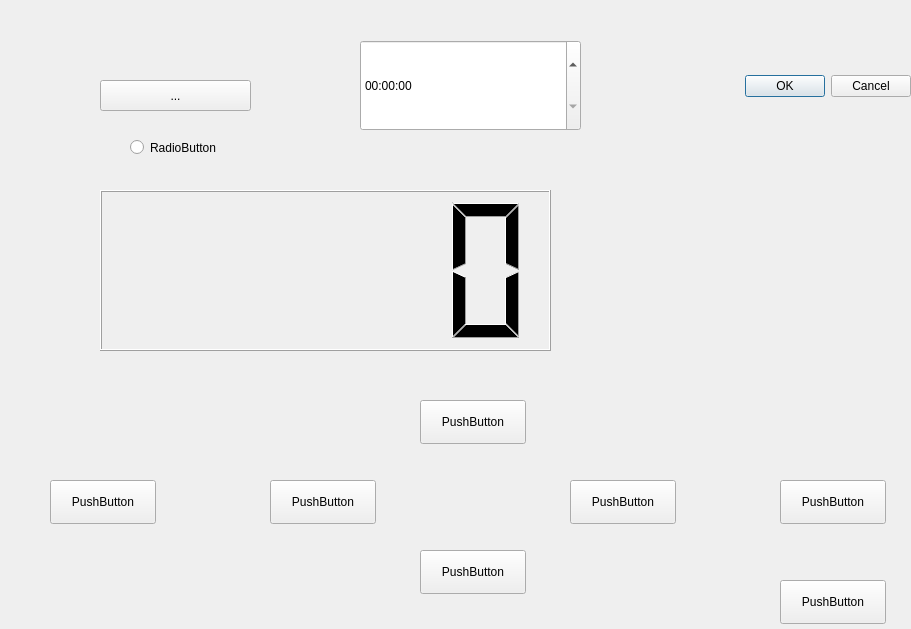
<?xml version="1.0" encoding="UTF-8"?>
<ui version="4.0">
 <class>Dialog</class>
 <widget class="QDialog" name="Dialog">
  <property name="geometry">
   <rect>
    <x>0</x>
    <y>0</y>
    <width>911</width>
    <height>629</height>
   </rect>
  </property>
  <property name="windowTitle">
   <string>Dialog</string>
  </property>
  <widget class="QDialogButtonBox" name="buttonBox">
   <property name="geometry">
    <rect>
     <x>570</x>
     <y>70</y>
     <width>341</width>
     <height>32</height>
    </rect>
   </property>
   <property name="orientation">
    <enum>Qt::Horizontal</enum>
   </property>
   <property name="standardButtons">
    <set>QDialogButtonBox::Cancel|QDialogButtonBox::Ok</set>
   </property>
  </widget>
  <widget class="QRadioButton" name="radioButton">
   <property name="geometry">
    <rect>
     <x>130</x>
     <y>130</y>
     <width>119</width>
     <height>35</height>
    </rect>
   </property>
   <property name="text">
    <string>RadioButton</string>
   </property>
  </widget>
  <widget class="QTimeEdit" name="timeEdit">
   <property name="geometry">
    <rect>
     <x>360</x>
     <y>40</y>
     <width>221</width>
     <height>91</height>
    </rect>
   </property>
  </widget>
  <widget class="QLCDNumber" name="lcdNumber">
   <property name="geometry">
    <rect>
     <x>100</x>
     <y>190</y>
     <width>451</width>
     <height>161</height>
    </rect>
   </property>
   <property name="layoutDirection">
    <enum>Qt::RightToLeft</enum>
   </property>
  </widget>
  <widget class="QToolButton" name="toolButton">
   <property name="geometry">
    <rect>
     <x>100</x>
     <y>80</y>
     <width>151</width>
     <height>31</height>
    </rect>
   </property>
   <property name="text">
    <string>...</string>
   </property>
  </widget>
  <widget class="QPushButton" name="pushButton">
   <property name="geometry">
    <rect>
     <x>420</x>
     <y>550</y>
     <width>106</width>
     <height>44</height>
    </rect>
   </property>
   <property name="text">
    <string>PushButton</string>
   </property>
  </widget>
  <widget class="QPushButton" name="pushButton_2">
   <property name="geometry">
    <rect>
     <x>570</x>
     <y>480</y>
     <width>106</width>
     <height>44</height>
    </rect>
   </property>
   <property name="text">
    <string>PushButton</string>
   </property>
  </widget>
  <widget class="QPushButton" name="pushButton_3">
   <property name="geometry">
    <rect>
     <x>270</x>
     <y>480</y>
     <width>106</width>
     <height>44</height>
    </rect>
   </property>
   <property name="text">
    <string>PushButton</string>
   </property>
  </widget>
  <widget class="QPushButton" name="pushButton_4">
   <property name="geometry">
    <rect>
     <x>420</x>
     <y>400</y>
     <width>106</width>
     <height>44</height>
    </rect>
   </property>
   <property name="text">
    <string>PushButton</string>
   </property>
  </widget>
  <widget class="QPushButton" name="pushButton_5">
   <property name="geometry">
    <rect>
     <x>50</x>
     <y>480</y>
     <width>106</width>
     <height>44</height>
    </rect>
   </property>
   <property name="text">
    <string>PushButton</string>
   </property>
  </widget>
  <widget class="QPushButton" name="pushButton_6">
   <property name="geometry">
    <rect>
     <x>780</x>
     <y>480</y>
     <width>106</width>
     <height>44</height>
    </rect>
   </property>
   <property name="text">
    <string>PushButton</string>
   </property>
  </widget>
  <widget class="QPushButton" name="pushButton_7">
   <property name="geometry">
    <rect>
     <x>780</x>
     <y>580</y>
     <width>106</width>
     <height>44</height>
    </rect>
   </property>
   <property name="text">
    <string>PushButton</string>
   </property>
  </widget>
  <zorder>buttonBox</zorder>
  <zorder>radioButton</zorder>
  <zorder>timeEdit</zorder>
  <zorder>toolButton</zorder>
  <zorder>lcdNumber</zorder>
  <zorder>pushButton</zorder>
  <zorder>pushButton_2</zorder>
  <zorder>pushButton_3</zorder>
  <zorder>pushButton_4</zorder>
  <zorder>pushButton_5</zorder>
  <zorder>pushButton_6</zorder>
  <zorder>pushButton_7</zorder>
 </widget>
 <resources/>
 <connections>
  <connection>
   <sender>buttonBox</sender>
   <signal>accepted()</signal>
   <receiver>Dialog</receiver>
   <slot>accept()</slot>
   <hints>
    <hint type="sourcelabel">
     <x>248</x>
     <y>254</y>
    </hint>
    <hint type="destinationlabel">
     <x>157</x>
     <y>274</y>
    </hint>
   </hints>
  </connection>
  <connection>
   <sender>buttonBox</sender>
   <signal>rejected()</signal>
   <receiver>Dialog</receiver>
   <slot>reject()</slot>
   <hints>
    <hint type="sourcelabel">
     <x>316</x>
     <y>260</y>
    </hint>
    <hint type="destinationlabel">
     <x>286</x>
     <y>274</y>
    </hint>
   </hints>
  </connection>
 </connections>
</ui>
